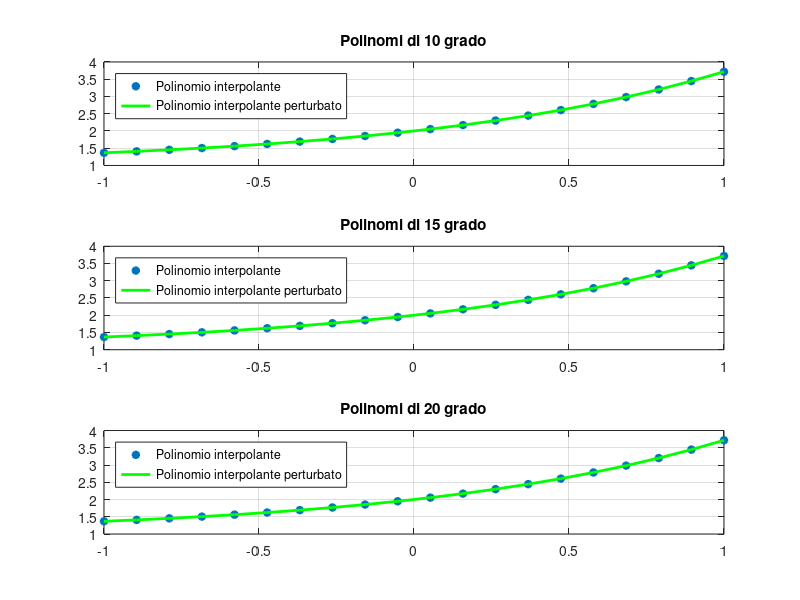

Source code (MATLAB):


x10 = linspace(-1,1,10);
x15 = linspace(-1,1,15);
x20 = linspace(-1,1,20);

V10 = vander(x10);
V15 = vander(x15); 
V20 = vander(x20);

f = inline(" exp(x)+1 ");

% I bi sono i coefficienti della funzione calcolati nei nodi 
%   mi servono ad imporre le condizioni di interpolazione.
b10 = f(x10)';
b15 = f(x15)';
b20 = f(x20)';

% I sistemi sarebbero genericamente Vx = b, devo trovare x
%   che per comodità chiamerò a, il vettore dei coefficienti.


% Coefficienti del polinomio  
a10 = V10\b10;
a15 = V15\b15;
a20 = V20\b20;


eps = [];
for i=1:20
 eps = [ eps, (-1)^(i)*10^(-5) ];
endfor

b10_1 = b10 + eps([1:10])';
b15_1 = b15 + eps([1:15])';
b20_1 = b20 + eps([1:20])';


% Coefficienti polinomio perturbato
a10_1 = V10\b10_1;
a15_1 = V15\b15_1;
a20_1 = V20\b20_1;




% Ricordiamo che Un polinomio in Matlab `e dato da un vettore che contiene 
%   i sui coefficienti ordinati da an  fino ad a0.



a10 = fliplr(a10);
a15 = fliplr(a15);
a20 = fliplr(a20);
a10_1 = fliplr(a10_1);
a15_1 = fliplr(a15_1);
a20_1 = fliplr(a20_1);


% Uso x20 per valutare i polinomi 
y10 = polyval(a10,x20);
y15 = polyval(a15,x20);
y20= polyval(a20,x20);
y10_1 = polyval(a10_1,x20);
y15_1 = polyval(a15_1,x20);
y20_1 = polyval(a20_1,x20);



subplot(3,1,1)
 plot(x20,y10,'linewidth',2,'*',x20,y10_1,'linewidth',2,'g'); 
 grid on
 legend("Polinomio interpolante","Polinomio interpolante perturbato",'location','northwest');
 title("Polinomi di 10 grado");
subplot(3,1,2)
 plot(x20,y15,'linewidth',2,'*',x20,y15_1,'linewidth',2,'g'); 
 grid on
 legend("Polinomio interpolante","Polinomio interpolante perturbato",'location','northwest');
 title("Polinomi di 15 grado");
subplot(3,1,3)
 plot(x20,y20,'linewidth',2,'*',x20,y20_1,'linewidth',2,'g'); 
 grid on 
 legend("Polinomio interpolante","Polinomio interpolante perturbato",'location','northwest');
 title("Polinomi di 20 grado");

maxa10 = max(abs(a10 - a10_1));
maxa15 = max(abs(a15 - a15_1));
maxa20 = max(abs(a20 - a20_1));

t = linspace(-1,1,101);

pt10   = polyval(a10,t);
pt10_1 = polyval(a10_1,t);
pt15   = polyval(a15,t);
pt15_1 = polyval(a15_1,t);
pt20   = polyval(a20,t);
pt20_1 = polyval(a20_1,t);


maxp10 = max(abs(pt10-pt10_1)); 
maxp15 = max(abs(pt15-pt15_1));
maxp20 = max(abs(pt20-pt20_1));


